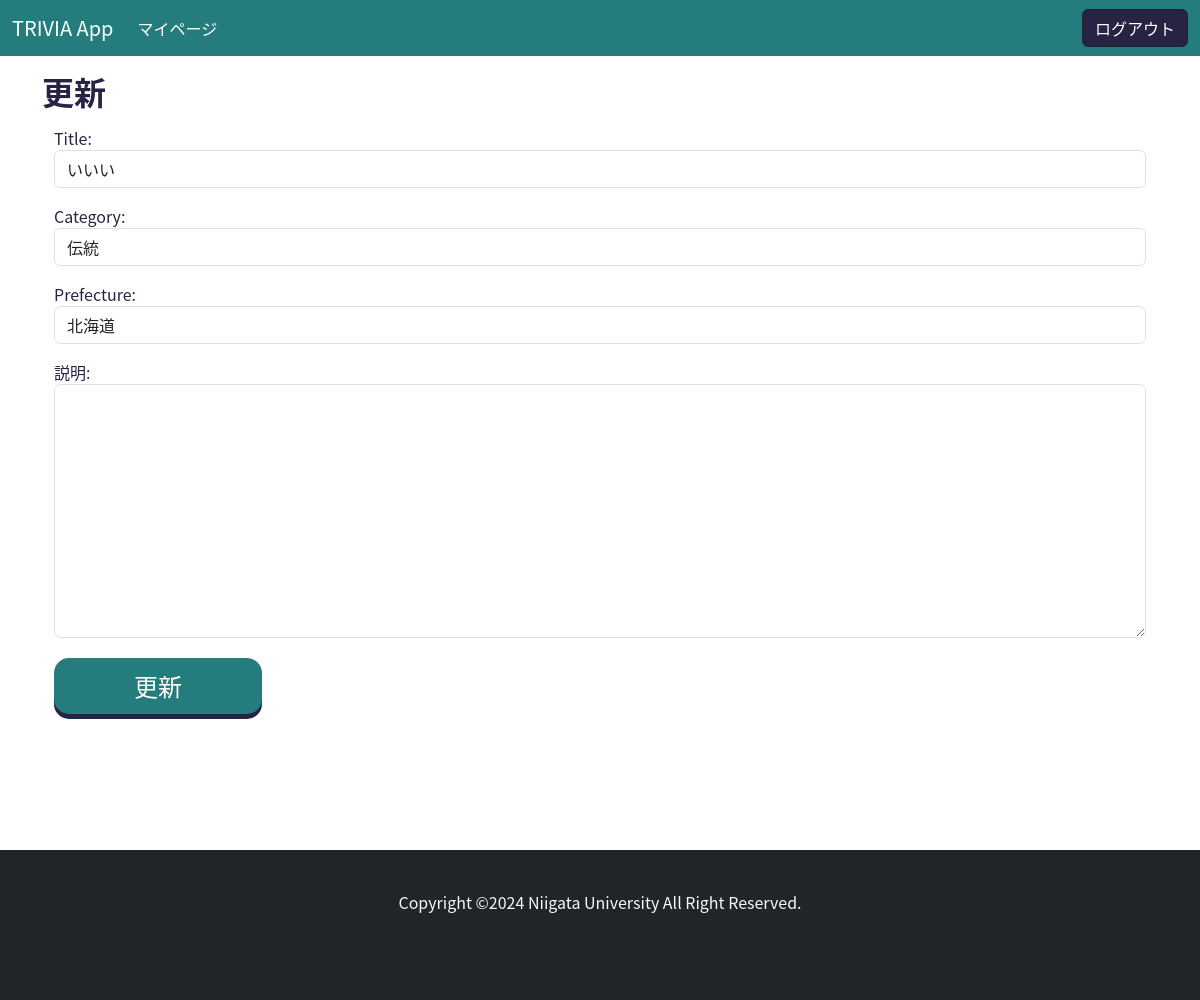
The app's page /update/5/ (signed in) with its own data.
### main/models.py (models this page shows, shortened)
class Post(models.Model):
    CATEGORY_CHOICES = [
        ('地理', '地理'),
        ('歴史', '歴史'),
        ('人物', '人物'),
        ('自然', '自然'),
        ('伝統', '伝統'),
        ('スポーツ', 'スポーツ'),
        ('食', '食'),
        ('文化', '文化'),
        ('芸能', '芸能'),
        ('特産品', '特産品'),
        ('方言', '方言'),
        ('その他', 'その他'),
    ]
    PREFECTURE_CHOICES = [
        ('北海道', '北海道'),
        ('青森県', '青森県'),
        ('岩手県', '岩手県'),
        ('宮城県', '宮城県'),
        ('秋田県', '秋田県'),
        ('山形県', '山形県'),
        ('福島県', '福島県'),
        ('茨城県', '茨城県'),
        ('栃木県', '栃木県'),
        ('群馬県', '群馬県'),
        ('埼玉県', '埼玉県'),
        ('千葉県', '千葉県'),
        ('東京都', '東京都'),
        ('神奈川県', '神奈川県'),
        ('新潟県', '新潟県'),
        ('富山県', '富山県'),
        ('石川県', '石川県'),
        ('福井県', '福井県'),
        ('山梨県', '山梨県'),
        ('長野県', '長野県'),
        ('岐阜県', '岐阜県'),
        ('静岡県', '静岡県'),
        ('愛知県', '愛知県'),
        ('三重県', '三重県'),
        ('滋賀県', '滋賀県'),
        ('京都府', '京都府'),
        ('大阪府', '大阪府'),
        ('兵庫県', '兵庫県'),
        ('奈良県', '奈良県'),
        ('和歌山県', '和歌山県'),
        ('鳥取県', '鳥取県'),
        ('島根県', '島根県'),
        ('岡山県', '岡山県'),
        ('広島県', '広島県'),
        ('山口県', '山口県'),
        ('徳島県', '徳島県'),
        ('香川県', '香川県'),
        ('愛媛県', '愛媛県'),
        ('高知県', '高知県'),
        ('福岡県', '福岡県'),
        ('佐賀県', '佐賀県'),
        ('長崎県', '長崎県'),
        ('熊本県', '熊本県'),
        ('大分県', '大分県'),
        ('宮崎県', '宮崎県'),
        ('鹿児島県', '鹿児島県'),
        ('沖縄県', '沖縄県'),
    ]
    title = models.CharField(max_length=20)
    category = models.CharField(max_length=20, choices=CATEGORY_CHOICES)
    prefecture = models.CharField(max_length=20, choices=PREFECTURE_CHOICES)
    content = models.TextField(blank=True, null=True)
    user = models.ForeignKey(User, on_delete=models.CASCADE)
    like = models.ManyToManyField(User, related_name='related_post', blank=True)
    create_at = models.DateTimeField()
    update_at = models.DateTimeField()
    class Meta:
        db_table = 'posts'
        ordering = ["-create_at"]

### main/views.py (the view, shortened to what this page needs)
# urls.py: path("update/<int:pk>/", TriviaUpdateView.as_view(), name="trivia-update"),
class TriviaUpdateView(LoginRequiredMixin, UserPassesTestMixin, SuccessMessageMixin, UpdateView):
    model = Post
    template_name = "main/update.html"
    form_class = PostUpdateForm
    success_message = "投稿を更新しました"
    def test_func(self, **kwargs):
        id = self.kwargs["pk"]
        post = Post.objects.get(id=id)
        return (post.user == self.request.user)

### main/forms.py (shortened to what this page needs)
class PostUpdateForm(forms.ModelForm):
    content = forms.CharField(label="説明", widget=forms.Textarea, required=False)
    class Meta:
        model = Post
        fields = ['title', 'category', 'prefecture', 'content']
    def __init__(self, *args, **kwargs):
        for field in self.base_fields.values():
            field.widget.attrs.update({"class":"form-control"})
        super().__init__(*args, **kwargs)

### templates/main/update.html (shortened to what this page needs)
{% extends "base.html" %}
{% block content %}
<div class="container my-3">
    <h2><b>更新</b></h2>
    <div class="container my-3" style="max-width: 700;">
        <form method="POST">
            {{ form.as_p }}
            <input class="button-search" type="submit" type="submit" value="更新">
        </form>
    </div>
</div>
{% endblock %}

### static/css/footer.css (style rules this page uses)
html { position: relative; min-height: 100%; padding-bottom: 200px; box-sizing: border-box; }

### static/css/style.css (style rules this page uses)
body { font-family: "ヒラギノ角ゴ Pro W3", "Hiragino Kaku Gothic Pro", Osaka, メイリオ, Meiryo, "ＭＳ Ｐゴシック", "MS PGothic", "ＭＳ ゴシック" , "MS Gothic", "Noto Sans CJK JP", TakaoPGothic, sans-serif; color: #272343; }
.button-search { display: inline-block; padding: 10px 80px; font-size: 24px; cursor: pointer; text-align: center; text-decoration: none; outline: none; color: #fff; background-color: #247c7c; border: none; border-radius: 15px; box-shadow: 0 9px #272343; margin-bottom: 20px; }
.button-search { background-color: #247c7c; box-shadow: 0 5px #272343; transform: translateY(4px); }

### records on screen
Post: title "いいい", category "伝統", prefecture "北海道"
